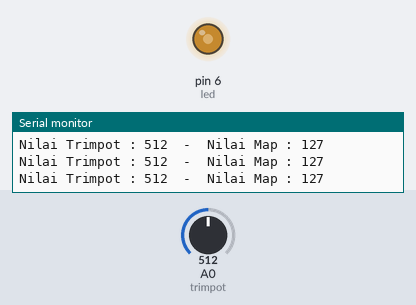
Simulated run of this sketch. Board: Arduino Uno, built with avr-gcc and run on an emulated ATmega328P. On the bench: output pins drawn as LEDs (lit = HIGH), the last lines printed to the serial monitor. The inputs (shaded band) are chosen by the test bench; at power-on: A0 (trimpot) = 512.

Above: at 1.2 s.
1.3 s: A0 (trimpot) set to 414
At 2.3 s:
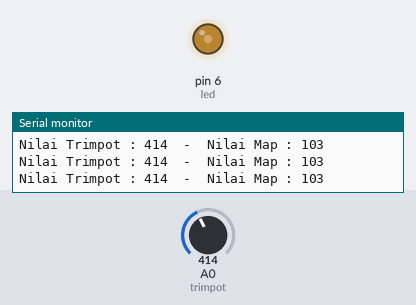
4.3 s: A0 (trimpot) set to 391
At 5.2 s:
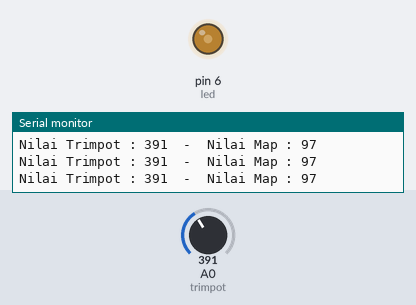
5.8 s: A0 (trimpot) set to 716
At 6.3 s:
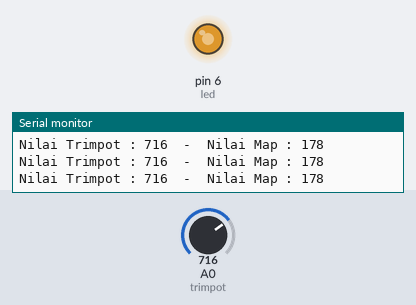
7.3 s: A0 (trimpot) set to 984
At 8.3 s:
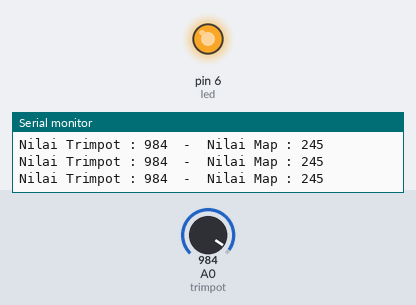
8.8 s: A0 (trimpot) set to 1013
At 9.2 s:
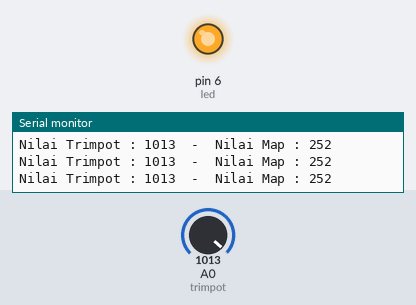
10.3 s: A0 (trimpot) set to 122
At 11.3 s:
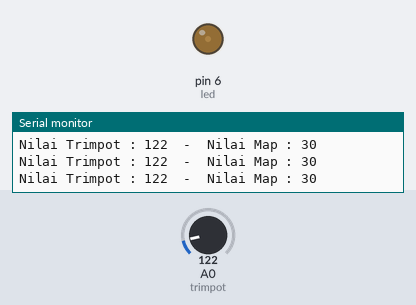
Timing chart, 0 to 12.8 s (numbered marks = the images above; inputs shaded):
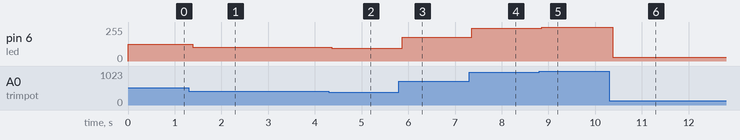

The sketch:

BASIC_I0_SHIELD_TRIMPOT.ino
```cpp
#define   led     6
#define   trimpot A0
void setup() {
  pinMode(led, OUTPUT);
  pinMode(trimpot, INPUT);
  Serial.begin(9600);
}

void loop() {
  int nilaiTrimpot=analogRead(trimpot);
  int nilaiMap=map(nilaiTrimpot, 0, 1023, 0, 255);
  Serial.print("Nilai Trimpot : ");
  Serial.print(nilaiTrimpot);
  Serial.print("  -  Nilai Map : ");
  Serial.println(nilaiMap);
  analogWrite(led, nilaiMap);
}
```

Measured:
- after the input at 1.3 s, pin 6 (led): 127/255 → 103/255 after 0.08 s
- after the input at 4.3 s, pin 6 (led): 103/255 → 97/255 after 0.07 s
- after the input at 5.8 s, pin 6 (led): 97/255 → 178/255 after 0.07 s
- after the input at 7.3 s, pin 6 (led): 178/255 → 245/255 after 0.06 s
- after the input at 8.8 s, pin 6 (led): 245/255 → 252/255 after 0.05 s
- after the input at 10.3 s, pin 6 (led): 252/255 → 30/255 after 0.08 s
